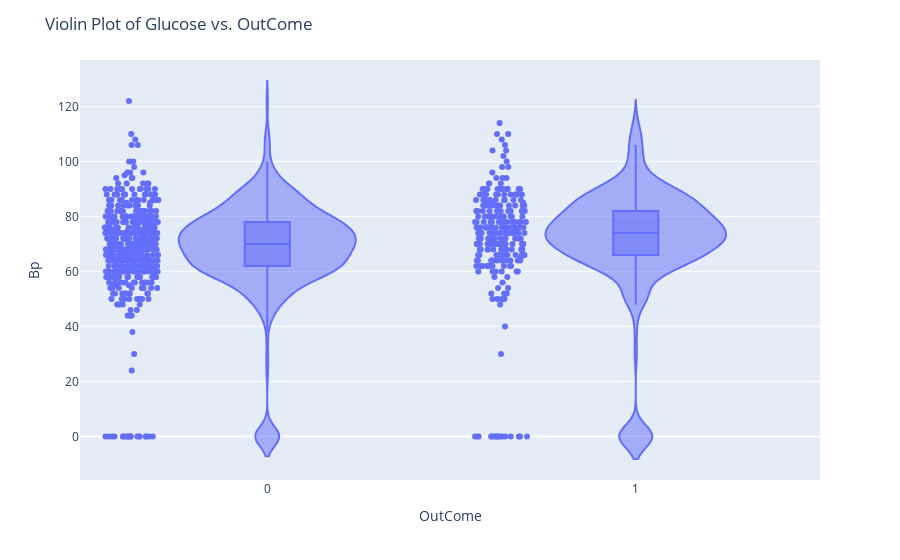
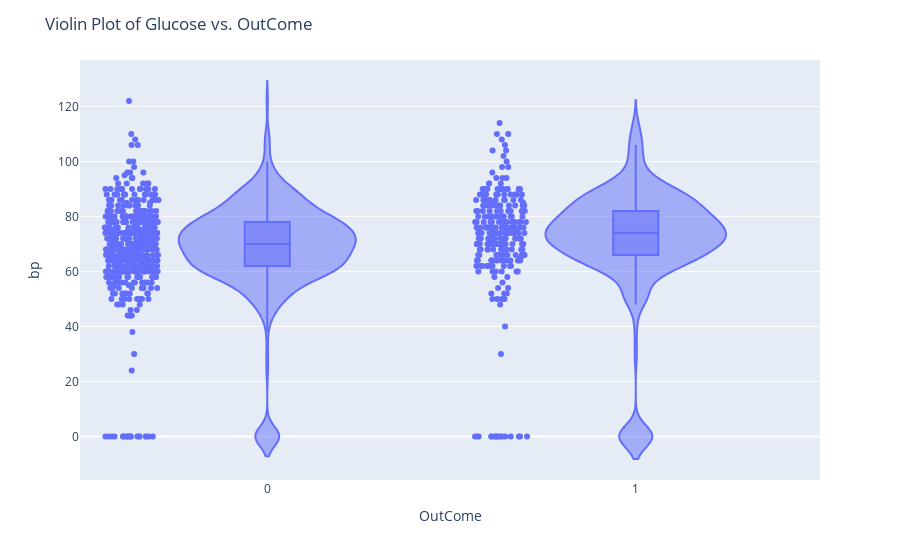

Write notebook code for charts like these, in order.
### Code cell
import plotly.express as px

# Create the violin plot
fig = px.violin(df, x='Outcome', y='BloodPressure', box=True, points="all")

# Show the plot
fig.update_layout(
    title="Violin Plot of Glucose vs. OutCome",
    xaxis_title="OutCome",
    yaxis_title="Bp"
)
fig.show()
import plotly.express as px

# Create the violin plot
fig = px.violin(df, x='Outcome', y='BloodPressure', box=True, points="all")

# Show the plot
fig.update_layout(
    title="Violin Plot of Glucose vs. OutCome",
    xaxis_title="OutCome",
    yaxis_title="bp"
)
fig.show()

### Figure 1 — Plotly figure (JSON) as saved in the notebook; plotly's stock layout.template omitted (floating-point values rounded to 4 significant figures; data arrays with more than 128 entries replaced by an {"elided": "..."} marker saying what was removed)
{"data": [{"alignmentgroup": "True", "box": {"visible": true}, "hovertemplate": "Outcome=%{x}<br>BloodPressure=%{y}<extra></extra>", "legendgroup": "", "marker": {"color": "#636efa"}, "name": "", "offsetgroup": "", "orientation": "v", "points": "all", "scalegroup": "True", "showlegend": false, "type": "violin", "x": {"elided": "768 int values"}, "x0": " ", "xaxis": "x", "y": {"elided": "768 int values"}, "y0": " ", "yaxis": "y"}], "layout": {"legend": {"tracegroupgap": 0}, "margin": {"t": 60}, "title": {"text": "Violin Plot of Glucose vs. OutCome"}, "violinmode": "group", "xaxis": {"anchor": "y", "domain": [0, 1], "title": {"text": "OutCome"}}, "yaxis": {"anchor": "x", "domain": [0, 1], "title": {"text": "Bp"}}}}

### Figure 2 — Plotly figure (JSON) as saved in the notebook; plotly's stock layout.template omitted (floating-point values rounded to 4 significant figures; data arrays with more than 128 entries replaced by an {"elided": "..."} marker saying what was removed)
{"data": [{"alignmentgroup": "True", "box": {"visible": true}, "hovertemplate": "Outcome=%{x}<br>BloodPressure=%{y}<extra></extra>", "legendgroup": "", "marker": {"color": "#636efa"}, "name": "", "offsetgroup": "", "orientation": "v", "points": "all", "scalegroup": "True", "showlegend": false, "type": "violin", "x": {"elided": "768 int values"}, "x0": " ", "xaxis": "x", "y": {"elided": "768 int values"}, "y0": " ", "yaxis": "y"}], "layout": {"legend": {"tracegroupgap": 0}, "margin": {"t": 60}, "title": {"text": "Violin Plot of Glucose vs. OutCome"}, "violinmode": "group", "xaxis": {"anchor": "y", "domain": [0, 1], "title": {"text": "OutCome"}}, "yaxis": {"anchor": "x", "domain": [0, 1], "title": {"text": "bp"}}}}
